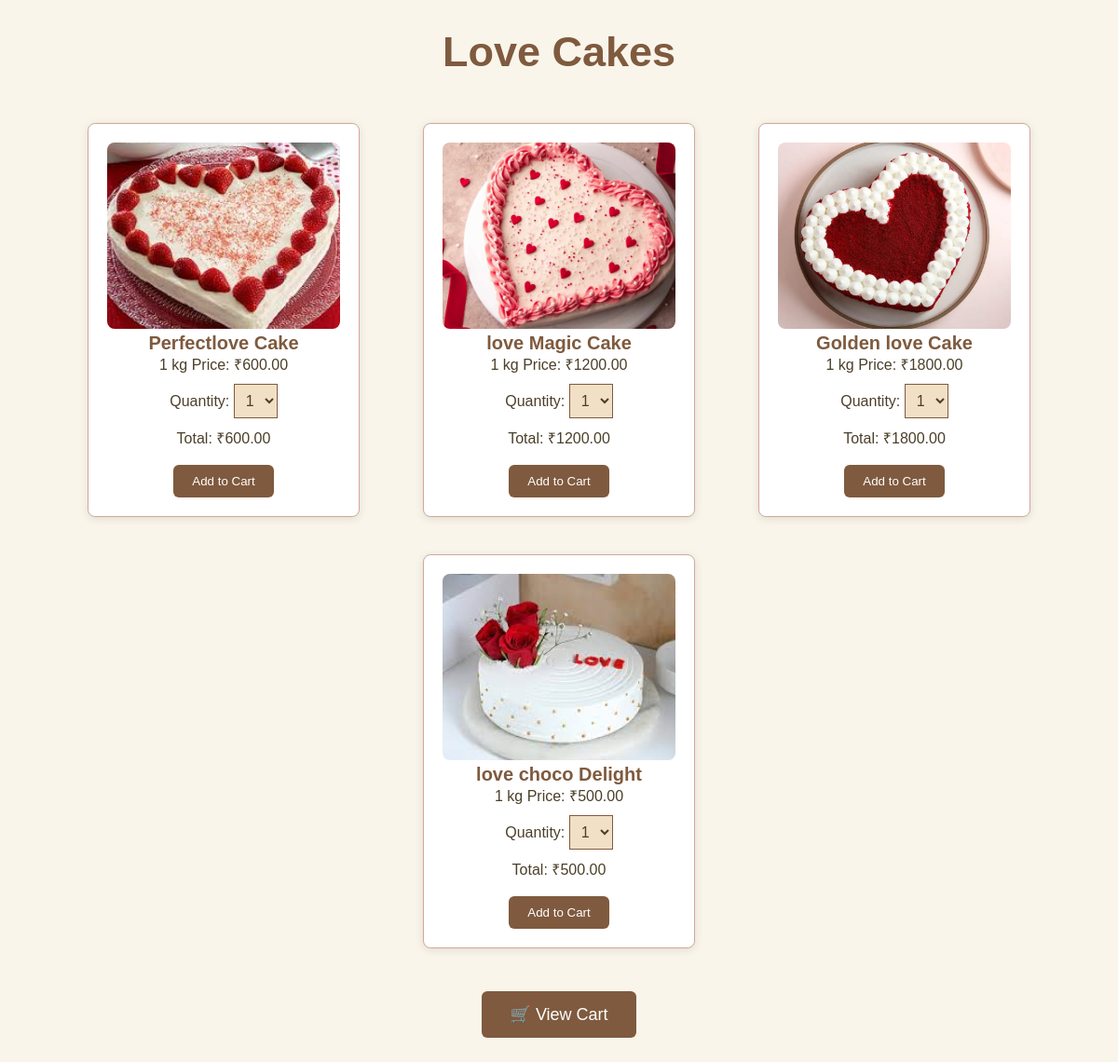
The app's page /house_of_cakes/lcake.php with its own data.
### tables this page shows
CREATE TABLE `lcake` (
  `id` int(11) NOT NULL,
  `name` varchar(100) NOT NULL,
  `image` varchar(100) NOT NULL,
  `price` decimal(10,2) NOT NULL
);

### house_of_cakes/lcake.php (the view, shortened to what this page needs)
<?php
$conn = new mysqli("localhost", "root", "", "cake_website");
$pcake_result = $conn->query("SELECT * FROM lcake");
?>
<!DOCTYPE html>
<html>
<head>
</head>
<body>
    <h1>Love Cakes</h1>
    <link rel="stylesheet" href="bcake.css">
    <div class="container">
        <?php while ($pcake = $pcake_result->fetch_assoc()) { ?>
            <div class="cake-box">
                <img src="image1/<?php echo $pcake['image']; ?>" class="cake-img"><br>
                <b><?php echo $pcake['name']; ?></b><br>
                1 kg Price: ₹<?php echo $pcake['price']; ?><br>
                <form method="POST" onsubmit="return validateForm(<?php echo $pcake['id']; ?>)">
                    Quantity:
                    <select name="quantity" id="quantity_<?php echo $pcake['id']; ?>" onchange="updateTotal(<?php echo $pcake['id']; ?>, <?php echo $pcake['price']; ?>)">
                        <?php for ($i = 1; $i <= 5; $i++) echo "<option value='$i'>$i</option>"; ?>
                    </select><br>
                    Total: ₹<span id="total_<?php echo $pcake['id']; ?>"><?php echo $pcake['price']; ?></span><br><br>
                    <button type="submit">Add to Cart</button>
                </form>
            </div>
        <?php } ?>
    </div>
    <div class="cart-box">
        <a href="cart.php">🛒 View Cart</a>
    </div>
</body>
</html>

### house_of_cakes/bcake.css (style rules this page uses)
body { font-family: Arial, sans-serif; background-color: #f9f5eb; color: #4b3f29; margin: 0; padding: 0; }
h1 { text-align: center; color: #7f5a3e; margin-top: 30px; font-size: 45px; }
.container { width: 90%; margin: 0 auto; display: flex; flex-wrap: wrap; justify-content: space-around; }
.cake-box { background-color: #ffffff; padding: 20px; margin: 20px; border: 1px solid #d4a79a; border-radius: 8px; box-shadow: 0 2px 10px rgba(0, 0, 0, 0.1); width: 250px; text-align: center; transition: all 0.3s ease; }
.cake-img { width: 100%; height: 200px; object-fit: cover; border-radius: 8px; }
.cake-box b { font-size: 20px; color: #7f5a3e; margin: 10px 0; }
.cake-box select { padding: 8px; font-size: 16px; margin: 10px 0; background-color: #f1e0c6; border: 1px solid #7f5a3e; color: #4b3f29; }
.cake-box button { background-color: #7f5a3e; color: white; padding: 10px 20px; border: none; border-radius: 6px; cursor: pointer; transition: background-color 0.3s ease; }
.cart-box { text-align: center; margin-top: 40px; margin-bottom: 40px; }
.cart-box a { text-decoration: none; background-color: #7f5a3e; color: white; padding: 15px 30px; border-radius: 6px; font-size: 18px; transition: background-color 0.3s ease; }

### records on screen
lcake: image (picture), name "Perfectlove Cake", price "600.00", quantity "1"
lcake: image (picture), name "love Magic Cake", price "1200.00", quantity "1"
lcake: image (picture), name "Golden love Cake", price "1800.00", quantity "1"
lcake: image (picture), name "love choco Delight", price "500.00", quantity "1"
